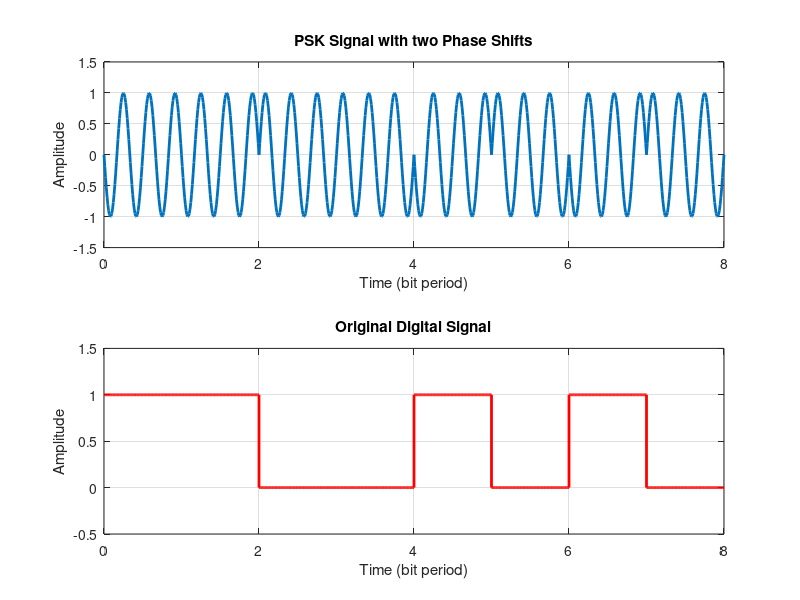

Recreate this plot in MATLAB.
% MATLAB Script for a Binary PSK with two Phases

format long;

% Clear all variables and close all figures
clear all;
close all;

% The number of bits to send - Frame Length
N = 8;

% Generate a random bit stream
bit_stream = round(rand(1,N));

% Enter the two Phase shifts - in Radians
% Phase for 0 bit
P1 = 0; 

% Phase for 1 bit
P2 = pi;

% Frequency of Modulating Signal
f = 3;

% Sampling rate - This will define the resoultion
fs = 100;

% Time for one bit
t = 0: 1/fs : 1;

% This time variable is just for plot
time = [];

PSK_signal = [];
Digital_signal = [];

for ii = 1: 1: length(bit_stream)
    
    % The FSK Signal
    PSK_signal = [PSK_signal (bit_stream(ii)==0)*sin(2*pi*f*t + P1)+...
        (bit_stream(ii)==1)*sin(2*pi*f*t + P2)];
    
    % The Original Digital Signal
    Digital_signal = [Digital_signal (bit_stream(ii)==0)*...
        zeros(1,length(t)) + (bit_stream(ii)==1)*ones(1,length(t))];
    
    time = [time t];
    t =  t + 1;
   
end

% Plot the PSK Signal
subplot(2,1,1);
plot(time,PSK_signal,'LineWidth',2);
xlabel('Time (bit period)');
ylabel('Amplitude');
title('PSK Signal with two Phase Shifts');
axis([0 time(end) -1.5 1.5]);
grid  on;

% Plot the Original Digital Signal
subplot(2,1,2);
plot(time,Digital_signal,'r','LineWidth',2);
xlabel('Time (bit period)');
ylabel('Amplitude');
title('Original Digital Signal');
axis([0 time(end) -0.5 1.5]);
grid on;